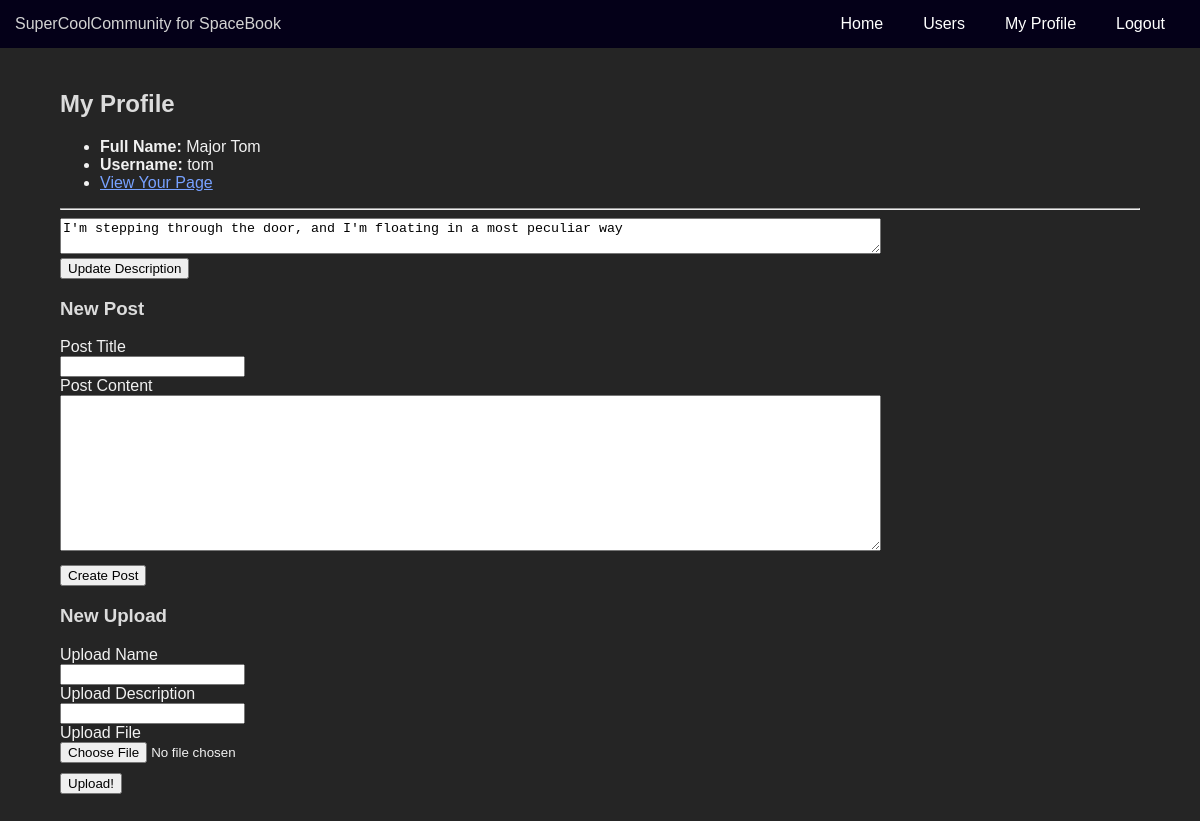
The app's page /me.php (signed in) with its own data.
### tables this page shows
CREATE TABLE `users` (
  `userid` int NOT NULL,
  `username` varchar(75) NOT NULL,
  `fullname` varchar(100) NOT NULL,
  `password` varchar(40) NOT NULL,
  `description` text NOT NULL
);

### me.php (the view, shortened to what this page needs)
<?php include 'includes/header.php' ?>
<main>
    <?php include("includes/database.php"); ?>
    <section id="my-page">
        <?php
            if (array_key_exists('logged_in', $_SESSION) && $_SESSION['logged_in'] === true) {
                $query = "SELECT * FROM users WHERE username='" . $_SESSION['username'] . "'";
                $result = $mysqli->query($query);
                $user_data = $result->fetch_assoc();
                if (!$result || $result->num_rows == 0) {
                    echo "<div class='error'>The user $username does not exist</div>";
                } else {
                    echo "<h1>My Profile</h1>";
                    echo "<ul>";
                    echo "<li><strong>Full Name:&nbsp;</strong>" . $user_data['fullname'] . "</li>";
                    echo "<li><strong>Username:&nbsp;</strong>" . $user_data['username'] . "</li>";
                    echo "<li><a href='page.php?u=" . $user_data['username'] . "'>View Your Page</a></li>";
                    echo "</ul>";
                    echo "<hr>";
                    echo "<div id='description'>";
                    echo "<form method='post' action='me.php'> ";
                    echo "<textarea name='description' rows='2', cols='100'>" . $user_data['description'] . "</textarea>";
                    echo "<input type='hidden' name='action' value='description'/><br>";
                    echo "<button type='submit'>Update Description</button></form>";
                    echo "</div>";
                    echo "<div id='new-post'>";
                    echo "<h3>New Post</h3>";
                    echo "<form method='post' action='me.php'> ";
                    echo "<label>Post Title</label><input type='text' name='title' />";
                    echo "<label>Post Content</label><textarea name='text' rows='10' cols='100'></textarea>";
                    echo "<button type='submit'>Create Post</button></form>";
                    echo "</div>";
                    echo "<div id='new-upload'>";
                    echo "<h3>New Upload</h3>";
                    echo "<form method='post' action='me.php' enctype=\"multipart/form-data\"> ";
                    echo "<label>Upload Name</label><input type='text' name='name' />";
                    echo "<label>Upload Description</label><input type='text' name='description' />";
                    echo "<label>Upload File</label><input type='file' name='upload_file' />";
                    echo "<button type='submit'>Upload!</button></form>";
                    echo "</div>";
                }
            } else {
                echo "<div class='error'>You need to login!</div>";
            }
        ?>
    </section>
</main>
<?php include 'includes/footer.php' ?>

### static/site.css (style rules this page uses)
html, body { margin: 0px; background-color:white; font-family: Arial, Helvetica, sans-serif; height: 100%; background-color: #252525; color: #f1f1f1; }
h1, h2, h3, h4 { color: #dcdcdc; }
a { color: #77a1ff; font-weight: 100; }
main { margin-top: 50px; padding-top: 20px; width: 90%; margin-left:auto; margin-right:auto; min-height: 100%; }
#new-post label { display:block; }
#new-post button { display: block; margin-top: 10px; }
#new-upload label { display:block; }
#new-upload button { display: block; margin-top: 10px; }

### records on screen
users: fullname "Major Tom", username "tom", description "I'm stepping through the door, and I'm floating in a most peculiar way"

### other values on screen
$config->community_name "SpaceBook"
